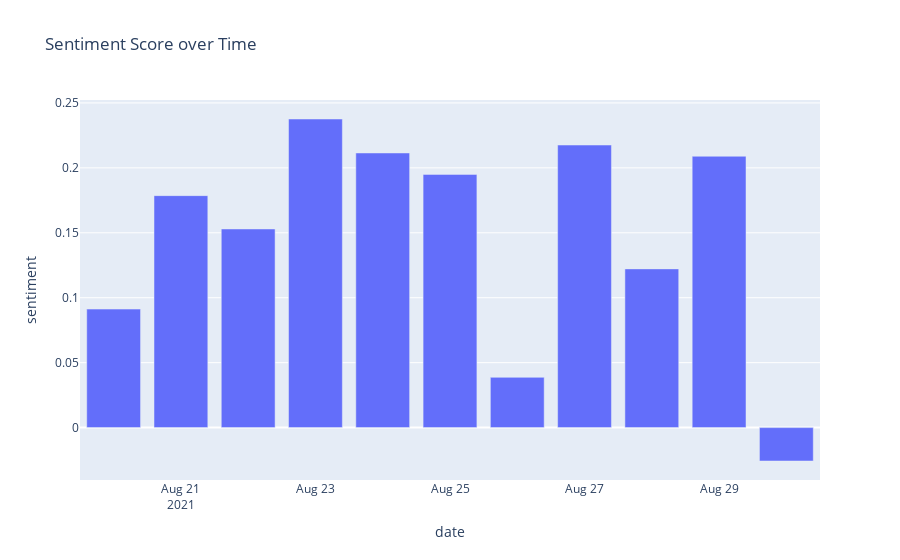

Source (notebook cell):
### Markdown cell above
## Visualization

### Code cell
fig = px.bar(sent_df,
             x=sent_df['date'],
             y=sent_df['sentiment'],
             title="Sentiment Score over Time")

fig.show()

### Figure 1 — Plotly figure (JSON) as saved in the notebook; plotly's stock layout.template omitted (floating-point values rounded to 4 significant figures)
{"data": [{"alignmentgroup": "True", "hovertemplate": "date=%{x}<br>sentiment=%{y}<extra></extra>", "legendgroup": "", "marker": {"color": "#636efa"}, "name": "", "offsetgroup": "", "orientation": "v", "showlegend": false, "textposition": "auto", "type": "bar", "x": ["2021-08-20T00:00:00", "2021-08-21T00:00:00", "2021-08-22T00:00:00", "2021-08-23T00:00:00", "2021-08-24T00:00:00", "2021-08-25T00:00:00", "2021-08-26T00:00:00", "2021-08-27T00:00:00", "2021-08-28T00:00:00", "2021-08-29T00:00:00", "2021-08-30T00:00:00"], "xaxis": "x", "y": [0.09126, 0.1786, 0.1529, 0.2376, 0.2115, 0.195, 0.03871, 0.2176, 0.1222, 0.2089, -0.02571], "yaxis": "y"}], "layout": {"autosize": true, "barmode": "relative", "legend": {"tracegroupgap": 0}, "title": {"text": "Sentiment Score over Time"}, "xaxis": {"anchor": "y", "autorange": true, "domain": [0, 1], "range": ["2021-08-19 12:00", "2021-08-30 12:00"], "title": {"text": "date"}, "type": "date"}, "yaxis": {"anchor": "x", "autorange": true, "domain": [0, 1], "range": [-0.04034, 0.2522], "title": {"text": "sentiment"}, "type": "linear"}}}
